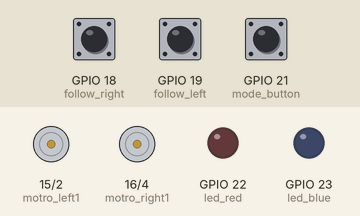
A program run on a simulated ESP32 board running MicroPython. On the bench: motor-driver pin pairs drawn as motors (green arrow = first pin HIGH = forward, orange = second pin HIGH = backward, longer = more drive), output pins drawn as LEDs (lit = HIGH). The test bench sets the inputs (shaded band); at power-on: GPIO 21 (mode_button) HIGH, GPIO 19 (follow_left) HIGH, GPIO 18 (follow_right) HIGH. What the program prints to the serial console is not drawn.

Above: at 1.2 s.
1.3 s: GPIO 21 (mode_button) pulled LOW for 0.15 s
At 2.0 s:
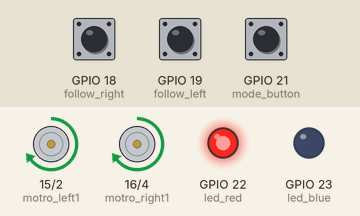
2.9 s: GPIO 19 (follow_left) pulled LOW for 1 s
5.4 s: GPIO 18 (follow_right) pulled LOW for 3.2 s
At 6.29 s:
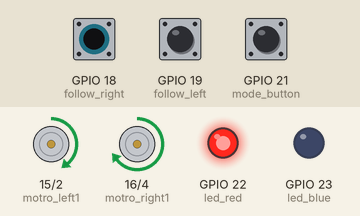
Timing chart, 0 to 6.2 s (numbered marks = the images above; inputs shaded):
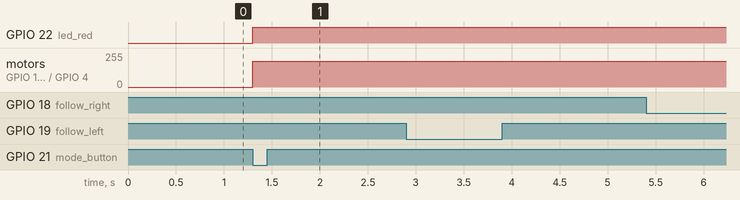

Measured:
- after the input at 1.3 s, GPIO 22 (led_red): LOW → HIGH at once; motor on GPIO 15 (motro_left1) / GPIO 2 (motro_left2), motor on GPIO 16 (motro_right1) / GPIO 4 (motro_right2): stopped → forward 194/255 at once

The program:

____2.py
```python
#!/usr/bin/env python3
# -*- coding: utf-8 -*-
# －－－－极光编程－－－－
#  文件名：motor.py
#  版本：V2.0
#  author: Jessy
#  说明：智能小车实验
#####################################################
from machine import Pin, PWM
from utime import sleep

# 设置管脚PIN
left1_pin  = 15
left2_pin   = 2
right1_pin  = 16   #5
right2_pin  = 4
avoid_left_pin = 5       #寻迹  22
avoid_right_pin = 17      #23
follow_left_pin = 19     #避障
follow_right_pin = 18
mode_pin = 21
redLED_pin = 22
blueLED_pin = 23

#motor初始化
def motor_setup():
    global motro_left1
    global motro_left2
    global motro_right1
    global motro_right2

    motro_left1 = PWM(Pin(left1_pin), freq=20000, duty=0)  # 创建motor pwm对象，设置为输出模式
    motro_left2 = PWM(Pin(left2_pin),freq=20000, duty=0)
    motro_right1 = PWM(Pin(right1_pin),freq=20000, duty=0)
    motro_right2 = PWM(Pin(right2_pin),freq=20000, duty=0)

# 初始化寻迹避障模块GPIO口
def gpio_setup():
    global avoid_left
    global avoid_right
    global follow_left
    global follow_right
    global mode_button
    global led_red
    global led_blue

    avoid_left = Pin(avoid_left_pin,Pin.IN)
    avoid_right = Pin(avoid_right_pin,Pin.IN)
    follow_left = Pin(follow_left_pin,Pin.IN,Pin.PULL_UP)
    follow_right = Pin(follow_right_pin,Pin.IN,Pin.PULL_UP)
    mode_button = Pin(mode_pin,Pin.IN,Pin.PULL_UP)
    led_red = Pin(redLED_pin,Pin.OUT)
    led_blue = Pin(blueLED_pin,Pin.OUT)

#方向函数
def turn_left():
    motro_left1.duty(380) # 输出高电平 400
    motro_left2.duty(0)
    motro_right1.duty(680) # 输出高电平
    motro_right2.duty(0)
def turn_right():
    motro_left1.duty(680) # 输出高电平
    motro_left2.duty(0)
    motro_right1.duty(380) # 输出高电平
    motro_right2.duty(0)
def fast_forward():
    motro_left1.duty(1000) # 输出高电平
    motro_left2.duty(0)
    motro_right1.duty(1000) # 输出高电平
    motro_right2.duty(0)
def slow_forward():
    motro_left1.duty(780) # 输出高电平
    motro_left2.duty(0)
    motro_right1.duty(780) # 输出高电平
    motro_right2.duty(0)
def backward():
    motro_left1.duty(0) # 输出高电平
    motro_left2.duty(780)
    motro_right1.duty(0) # 输出高电平
    motro_right2.duty(780)
def stop():
    motro_left1.duty(0) # 输出高电平
    motro_left2.duty(0)
    motro_right1.duty(0) # 输出高电平
    motro_right2.duty(0)

def tracing():
    slow_forward()
    if follow_left.value()==1 and follow_right.value()==0:
        turn_left()
        print('Black line is detected on the left,turn left')
    elif follow_left.value()==0 and follow_right.value()==1:
        turn_right()
        print('Black line is detected on the ritht,turn right')
    else:
        slow_forward()
        print('forward')

def avoid_obstacle():
    if avoid_left.value()==0 and avoid_right.value()==1 :       #前方任何一个红外遇到黑色（障碍物）
        backward()
        print('backward')
        sleep(1)
        turn_right()
        print('turn right')
        sleep(0.5)
        slow_forward()
        print('forward')
    elif avoid_left.value()==1 and avoid_right.value()==0 :       #前方任何一个红外遇到黑色（障碍物）
        backward()
        print('backward')
        sleep(1)
        turn_left()
        print('turn left')
        sleep(0.5)
        slow_forward()
        print('forward')
    elif avoid_left.value()==0 and avoid_right.value()==0 :       #前方任何一个红外遇到黑色（障碍物）
        backward()
        print('backward')
        sleep(1)
        slow_forward()
        print('forward')
    else:
        slow_forward()
        print('forward')
def led_show():
    if mode==1: #寻迹模式
        led_red.on()
        led_blue.off()
    elif mode==2: #避障模式
        led_red.off()
        led_blue.on()
    else:
        led_red.off()
        led_blue.off()


#通过红外模块获取方向
#红外传感器，二极管不断发射红外线，遇到白色反射回来，红外接收管饱和，输出低电平，否则输出高电平
#    (black line:1,white line:0)

def handler_interrupt(pin):
    global mode
    if(mode<2):
        mode = mode + 1
    else:
        mode = 0
    print("mode:",mode,end='\t')
def get_mode():
    mode_button.irq(trigger=Pin.IRQ_FALLING,handler=handler_interrupt)
    return mode


#主程序
mode = 0
motor_setup()
gpio_setup()
# 按键监听
while True:
    if get_mode():
        break

while True:
    mode = get_mode()
    if mode==1:
        tracing()
        led_show()
        print("tracing mode",end="\t")
    elif mode==2:
        avoid_obstacle()
        led_show()
        print("avoid obstacle mode",end="\t")
    else:
        stop()
        led_show()
        break
        print("break",end="\t")
```
